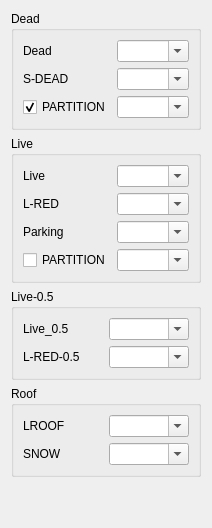
      <widget class="QWidget" name="tab">
       <attribute name="title">
        <string>Static</string>
       </attribute>
       <layout class="QVBoxLayout" name="verticalLayout">
        <item>
         <widget class="QGroupBox" name="groupBox">
          <property name="title">
           <string>Dead</string>
          </property>
          <layout class="QGridLayout" name="gridLayout_2">
           <item row="1" column="2">
            <widget class="QComboBox" name="sdead_combobox">
             <property name="editable">
              <bool>true</bool>
             </property>
            </widget>
           </item>
           <item row="0" column="2">
            <widget class="QComboBox" name="dead_combobox">
             <property name="editable">
              <bool>true</bool>
             </property>
            </widget>
           </item>
           <item row="2" column="2">
            <widget class="QComboBox" name="partition_dead_combobox">
             <property name="editable">
              <bool>true</bool>
             </property>
            </widget>
           </item>
           <item row="0" column="0">
            <widget class="QLabel" name="label_33">
             <property name="text">
              <string>Dead</string>
             </property>
            </widget>
           </item>
           <item row="1" column="0">
            <widget class="QLabel" name="label_34">
             <property name="text">
              <string>S-DEAD</string>
             </property>
            </widget>
           </item>
           <item row="2" column="0">
            <widget class="QCheckBox" name="partition_dead_checkbox">
             <property name="text">
              <string>PARTITION</string>
             </property>
             <property name="checked">
              <bool>true</bool>
             </property>
            </widget>
           </item>
          </layout>
         </widget>
        </item>
        <item>
         <widget class="QGroupBox" name="groupBox_2">
          <property name="title">
           <string>Live</string>
          </property>
          <layout class="QGridLayout" name="gridLayout">
           <item row="1" column="2">
            <widget class="QComboBox" name="lred_combobox">
             <property name="editable">
              <bool>true</bool>
             </property>
            </widget>
           </item>
           <item row="0" column="2">
            <widget class="QComboBox" name="live_combobox">
             <property name="editable">
              <bool>true</bool>
             </property>
            </widget>
           </item>
           <item row="3" column="2">
            <widget class="QComboBox" name="partition_live_combobox">
             <property name="editable">
              <bool>true</bool>
             </property>
            </widget>
           </item>
           <item row="2" column="2">
            <widget class="QComboBox" name="live_parking_combobox">
             <property name="editable">
              <bool>true</bool>
             </property>
            </widget>
           </item>
           <item row="0" column="0">
            <widget class="QLabel" name="label_36">
             <property name="text">
              <string>Live</string>
             </property>
            </widget>
           </item>
           <item row="1" column="0">
            <widget class="QLabel" name="label_37">
             <property name="text">
              <string>L-RED</string>
             </property>
            </widget>
           </item>
           <item row="2" column="0">
            <widget class="QLabel" name="label_38">
             <property name="text">
              <string>Parking</string>
             </property>
            </widget>
           </item>
           <item row="3" column="0">
            <widget class="QCheckBox" name="partition_live_checkbox">
             <property name="text">
              <string>PARTITION</string>
             </property>
             <property name="checked">
              <bool>false</bool>
             </property>
            </widget>
           </item>
          </layout>
         </widget>
        </item>
        <item>
         <widget class="QGroupBox" name="groupBox_3">
          <property name="title">
           <string>Live-0.5</string>
          </property>
          <layout class="QGridLayout" name="gridLayout_3">
           <item row="1" column="0">
            <widget class="QLabel" name="label_41">
             <property name="text">
              <string>L-RED-0.5</string>
             </property>
            </widget>
           </item>
           <item row="0" column="0">
            <widget class="QLabel" name="label_40">
             <property name="text">
              <string>Live_0.5</string>
             </property>
            </widget>
           </item>
           <item row="1" column="1">
            <widget class="QComboBox" name="lred5_combobox">
             <property name="editable">
              <bool>true</bool>
             </property>
            </widget>
           </item>
           <item row="0" column="1">
            <widget class="QComboBox" name="live5_combobox">
             <property name="editable">
              <bool>true</bool>
             </property>
            </widget>
           </item>
          </layout>
         </widget>
        </item>
        <item>
         <widget class="QGroupBox" name="groupBox_4">
          <property name="title">
           <string>Roof</string>
          </property>
          <layout class="QGridLayout" name="gridLayout_4">
           <item row="0" column="0">
            <widget class="QLabel" name="label_42">
             <property name="text">
              <string>LROOF</string>
             </property>
            </widget>
           </item>
           <item row="1" column="1">
            <widget class="QComboBox" name="snow_combobox">
             <property name="editable">
              <bool>true</bool>
             </property>
            </widget>
           </item>
           <item row="0" column="1">
            <widget class="QComboBox" name="lroof_combobox">
             <property name="editable">
              <bool>true</bool>
             </property>
            </widget>
           </item>
           <item row="1" column="0">
            <widget class="QLabel" name="label_43">
             <property name="text">
              <string>SNOW</string>
             </property>
            </widget>
           </item>
          </layout>
         </widget>
        </item>
        <item>
         <spacer name="verticalSpacer_5">
          <property name="orientation">
           <enum>Qt::Vertical</enum>
          </property>
          <property name="sizeHint" stdset="0">
           <size>
            <width>20</width>
            <height>40</height>
           </size>
          </property>
         </spacer>
        </item>
       </layout>
      </widget>
